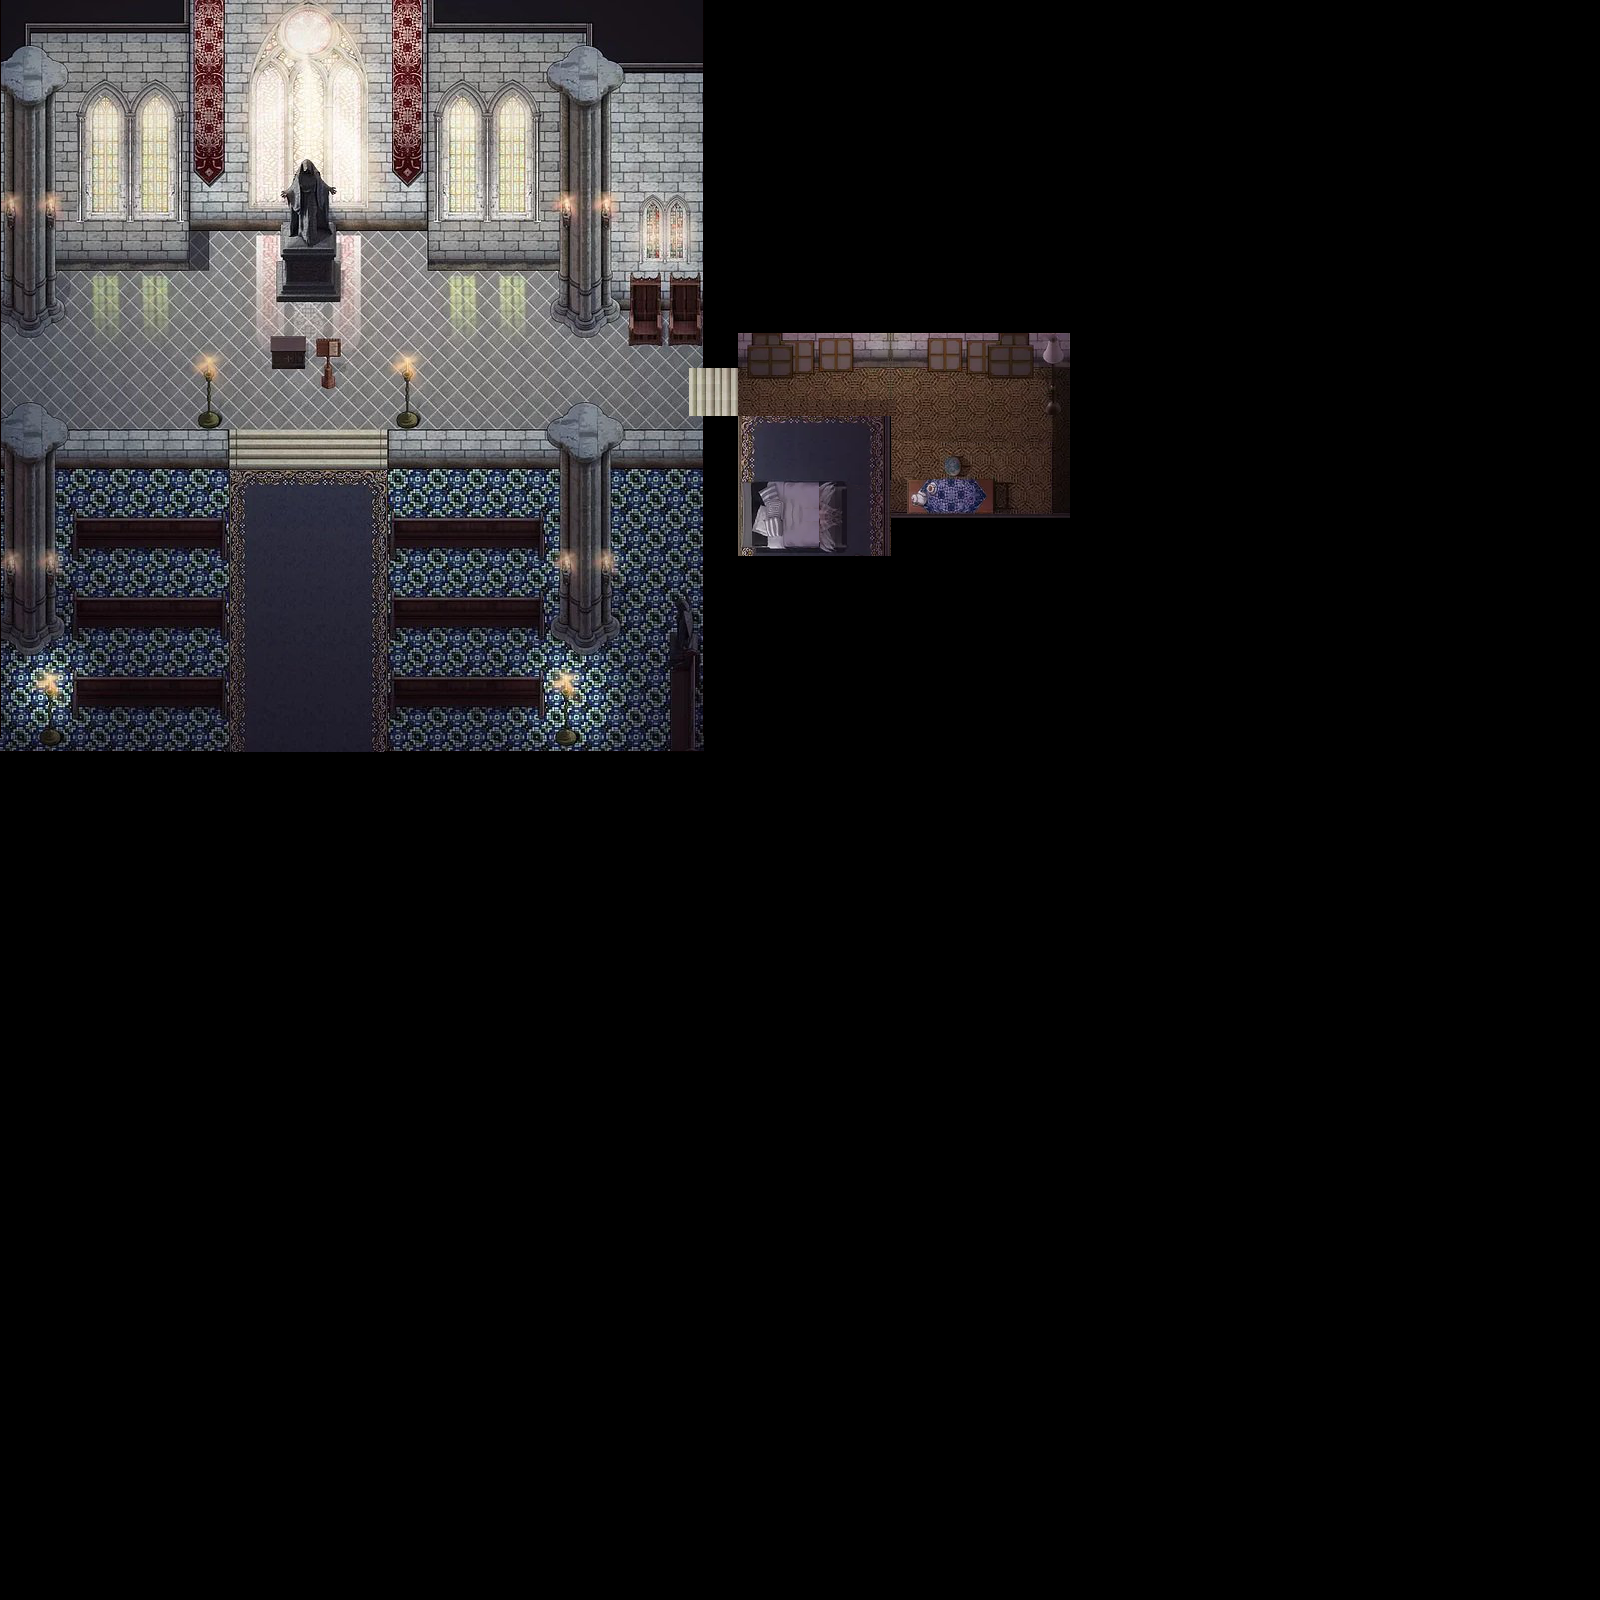

Tiled map render using the project's own tile images. Description and the map definition, with tile-layer contents summarised, below:
An orthogonal 100x100 tile map with 16x16 px tiles, 5 tile layers (church, corner, nun_room, Tile Layer 5, ...), 3 tilesets and 63 objects.

<map version="1.10" tiledversion="1.10.2" orientation="orthogonal" renderorder="right-down" width="100" height="100" tilewidth="16" tileheight="16" infinite="0" nextlayerid="11" nextobjectid="82">
 <tileset firstgid="1" source="inchurch.tsx" />
 <tileset firstgid="2069" source="nun_room.tsx" />
 <tileset firstgid="3030" source="corner.tsx" />
 <layer id="1" name="church" width="100" height="100">
  <data>[10000 cells, 2077 non-empty, 2068 distinct tile ids]</data>
 </layer>
 <layer id="6" name="corner" width="100" height="100">
  <data>[10000 cells, 123 non-empty, 3 distinct tile ids]</data>
 </layer>
 <layer id="5" name="nun_room" width="100" height="100">
  <data>[10000 cells, 961 non-empty, 945 distinct tile ids]</data>
 </layer>
 <layer id="8" name="Tile Layer 5" width="100" height="100">
  <data>[10000 cells, 0 non-empty, 0 distinct tile ids]</data>
 </layer>
 <layer id="10" name="Tile Layer 6" width="100" height="100">
  <data>[10000 cells, 0 non-empty, 0 distinct tile ids]</data>
 </layer>
 <objectgroup id="9" name="room_door">
  <object id="45" x="689" y="367.667" width="48.6667" height="47.3333" />
 </objectgroup>
 <objectgroup id="4" name="coliders">
  <object id="1" x="384" y="432" width="320" height="32" />
  <object id="3" x="391.333" y="518.667" width="152.667" height="32" />
  <object id="4" x="392.667" y="599.333" width="149.333" height="33.3333" />
  <object id="5" x="392.667" y="678.667" width="148.667" height="27.3333" />
  <object id="6" x="75.3333" y="678.667" width="148" height="32" />
  <object id="7" x="74.6667" y="599.333" width="152" height="34" />
  <object id="8" x="72.6667" y="520" width="153.333" height="35.3333" />
  <object id="9" x="27.3333" y="432" width="198.667" height="34.6667" />
  <object id="11" x="277.333" y="267.333" width="61.3333" height="32" />
  <object id="12" x="271.75" y="337" width="33" height="30" />
  <object id="19" x="0.666667" y="270" width="56.6667" height="63.3333" />
  <object id="22" x="0" y="431.5" width="2" height="320.5" />
  <object id="24" x="1.5" y="748.5" width="228.5" height="2.5" />
  <object id="25" x="392" y="748.5" width="310" height="2.5" />
  <object id="26" x="671" y="599.5" width="25" height="148" />
  <object id="28" x="556" y="605" width="56.5" height="48.5" />
  <object id="29" x="630.333" y="274" width="30.6667" height="70.6667" />
  <object id="30" x="670.333" y="272.667" width="32.6667" height="72.6667" />
  <object id="33" x="555.667" y="289.667" width="70.3333" height="40.6667" />
  <object id="34" x="555.5" y="262.5" width="3.75" height="25" />
  <object id="35" x="428" y="267.25" width="124.75" height="3" />
  <object id="36" x="425.75" y="228.25" width="3.75" height="37.75" />
  <object id="37" x="190.5" y="224.25" width="234" height="4.75" />
  <object id="38" x="187.25" y="229.5" width="4" height="40.5" />
  <object id="39" x="58.5" y="267" width="126.75" height="4.25" />
  <object id="40" x="1.5" y="333.5" width="1" height="98" />
  <object id="41" x="700.333" y="465.333" width="3.33333" height="281" />
  <object id="55" x="738" y="333.25" width="331.25" height="34.75" />
  <object id="56" x="989" y="368.75" width="45" height="7.75" />
  <object id="57" x="967.75" y="368.5" width="22.75" height="4" />
  <object id="58" x="929" y="368" width="31" height="2.25" />
  <object id="59" x="819.25" y="367.5" width="33" height="3.5" />
  <object id="60" x="793.25" y="368.5" width="19.25" height="4.75" />
  <object id="61" x="747.25" y="368" width="45" height="10.25" />
  <object id="62" x="1067.25" y="368.75" width="2.25" height="149.25" />
  <object id="63" x="890.5" y="515" width="176.5" height="3" />
  <object id="64" x="907" y="480" width="86" height="33.5" />
  <object id="65" x="944.5" y="457.75" width="24.5" height="18.5" />
  <object id="66" x="741.25" y="481.75" width="104.5" height="72.25" />
  <object id="67" x="737.5" y="416" width="1.75" height="139.25" />
  <object id="68" x="739.75" y="553.5" width="150.5" height="1.75" />
  <object id="69" x="883.5" y="416.25" width="1.5" height="136.5" />
  <object id="70" x="889.5" y="416" width="1.25" height="98.25" />
  <object id="72" x="701.273" y="345.818" width="2.36364" height="21.8182" />
  <object id="73" x="701.818" y="416" width="2.54545" height="14.9091" />
  <object id="74" x="2.75" y="601.25" width="57.5" height="52.5" />
  <object id="75" x="197" y="411.5" width="23" height="15" />
  <object id="76" x="320.5" y="372.5" width="14" height="16.5" />
  <object id="77" x="395" y="410.5" width="22.5" height="16" />
  <object id="78" x="41.3333" y="731" width="19" height="13" />
  <object id="79" x="558" y="731" width="15.75" height="10.5" />
  <object id="80" x="1047.33" y="401.667" width="12" height="11" />
  <object id="81" x="824" y="653.333" />
 </objectgroup>
 <objectgroup id="7" name="disapeared">
  <object id="47" x="556" y="464" width="60.6667" height="136" />
  <object id="48" x="6.66667" y="467.333" width="48.6667" height="130.167" />
  <object id="49" x="198" y="369.333" width="22.6667" height="57.3333" />
  <object id="50" x="397.333" y="366.667" width="22" height="59.3333" />
  <object id="51" x="316" y="338" width="24" height="47.3333" />
  <object id="52" x="279.333" y="230" width="58" height="34.6667" />
  <object id="53" x="42" y="684.667" width="20" height="58.6667" />
  <object id="54" x="554.667" y="676.667" width="22" height="68.6667" />
  <object id="71" x="1046.18" y="369.273" width="15.2727" height="45.0909" />
 </objectgroup>
</map>